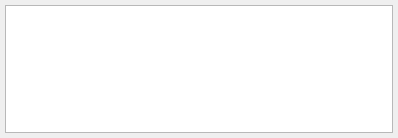
<?xml version="1.0" encoding="UTF-8"?>
<ui version="4.0">
 <class>UICommand</class>
 <widget class="pDockWidget" name="UICommand">
  <property name="geometry">
   <rect>
    <x>0</x>
    <y>0</y>
    <width>398</width>
    <height>138</height>
   </rect>
  </property>
  <property name="windowIcon">
   <iconset resource="../resources/MessageBox.qrc">
    <normaloff>:/icons/tablog.png</normaloff>:/icons/tablog.png</iconset>
  </property>
  <property name="windowTitle">
   <string>Commands</string>
  </property>
  <widget class="QWidget" name="centralwidget">
   <layout class="QVBoxLayout">
    <property name="spacing">
     <number>3</number>
    </property>
    <property name="margin">
     <number>5</number>
    </property>
    <item>
     <widget class="QPlainTextEdit" name="teLog">
      <property name="undoRedoEnabled">
       <bool>false</bool>
      </property>
      <property name="readOnly">
       <bool>true</bool>
      </property>
      <property name="tabStopWidth">
       <number>20</number>
      </property>
     </widget>
    </item>
   </layout>
  </widget>
 </widget>
 <customwidgets>
  <customwidget>
   <class>pDockWidget</class>
   <extends>QDockWidget</extends>
   <header location="global">widgets/pDockWidget.h</header>
   <container>1</container>
  </customwidget>
 </customwidgets>
 <resources>
  <include location="../resources/MessageBox.qrc"/>
 </resources>
 <connections/>
</ui>
